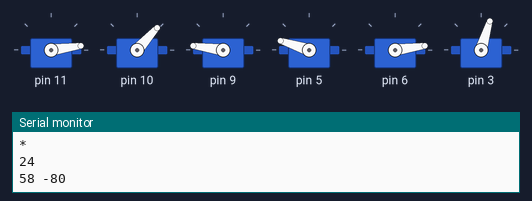
Bench run of a sketch on a simulated Arduino Uno, built with avr-gcc and run on an emulated ATmega328P. Shown: 6 × servo, the last lines printed to the serial monitor.

Above: at 6.17 s.
At 8.9 s:
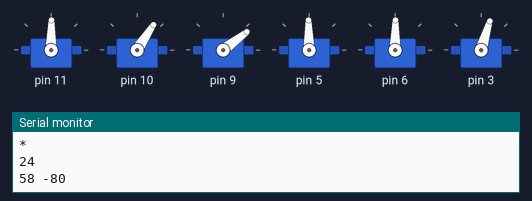
At 15.68 s:
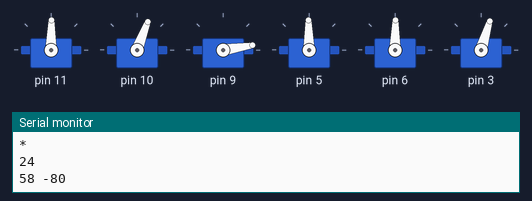
At 21.83 s:
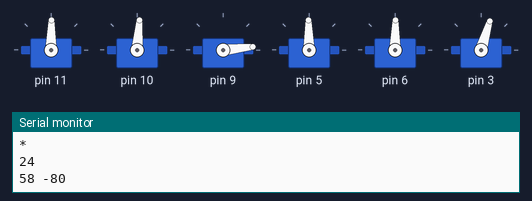
At 27.86 s:
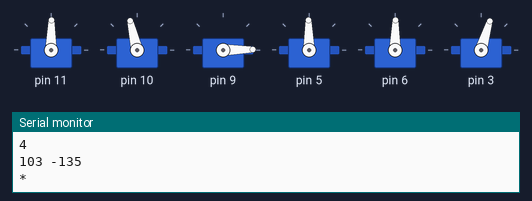
At 37.2 s:
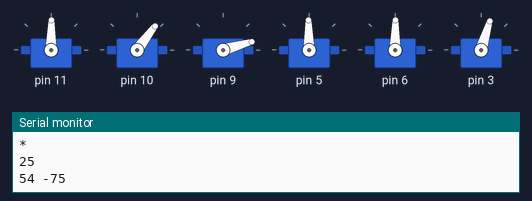
Timing chart, 0 to 40.0 s (numbered marks = the images above):
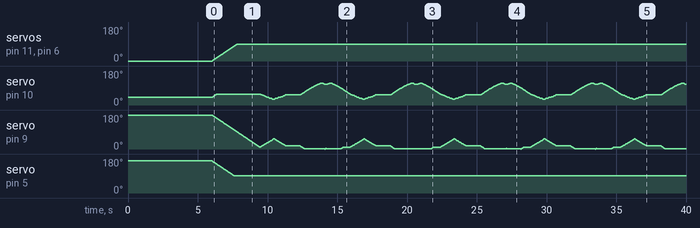

The sketch:

arm_motion.ino
```cpp
#include <Braccio.h>
#include <Servo.h>


Servo base;
Servo shoulder;
Servo elbow;
Servo wrist_rot;
Servo wrist_ver;
Servo gripper;


int l1 = 14;
int l2 = 18;
int t1 = 0;
int t2 = 0;
void setup() {
  // put your setup code here, to run once:
  Serial.begin(9600);
  Braccio.begin();
}

void loop() {
  x();
  delay(1000);
  y();

}


void x() {
  for (int i = 24; i < 30; i++) {
    Serial.println("*");
    Serial.println(i);
    calculateIK(i, 5);
    Serial.print(t1);
    Serial.print(" ");
    Serial.println(t2);
    Braccio.ServoMovement(20, 90, t1, 90 + t2, 90, 90, 73);
  }

  // delay(400);

  for (int i = 30; i > 24; i--) {
    Serial.println("*");
    Serial.println(i);
    calculateIK(i, 5);
    Serial.print(t1);
    Serial.print(" ");
    Serial.println(t2);
    Braccio.ServoMovement(20, 90, t1, 90 + t2, 90, 90, 73);
  }
}


void y() {
  for (int i = 0; i < 20; i++) {
    Serial.println("*");
    Serial.println(i);
    calculateIK(12, i);
    Serial.print(t1);
    Serial.print(" ");
    Serial.println(t2);
    Braccio.ServoMovement(20, 90, t1, 90 + t2, 90, 90, 73);
  }

  for (int i = 20; i > 0; i--) {
    Serial.println("*");
    Serial.println(i);
    calculateIK(12, i);
    Serial.print(t1);
    Serial.print(" ");
    Serial.println(t2);
    Braccio.ServoMovement(20, 90, t1, 90 + t2, 90, 90, 73);
  }
}


void calculateIK(int x, int y) {
  float l3 = sqrt(pow(x, 2) + pow(y, 2));

  float a1 = atan2(y, x);

  float a2 = acos((pow(l1, 2) + pow(l3, 2) - pow(l2, 2)) / (2 * l1 * l3));

  float a3 = acos((pow(l1, 2) + pow(l2, 2) - pow(l3, 2)) / (2 * l1 * l2));

  t1 = degrees(a1) + degrees(a2);
  t2 = degrees(a3) - 180;
}
```

Measured:
- by itself, servo on pin 11, servo on pin 6: moves from 0° to 89° over 1.8 s
- by itself, servo on pin 5: moves from 170° to 91° over 1.6 s
